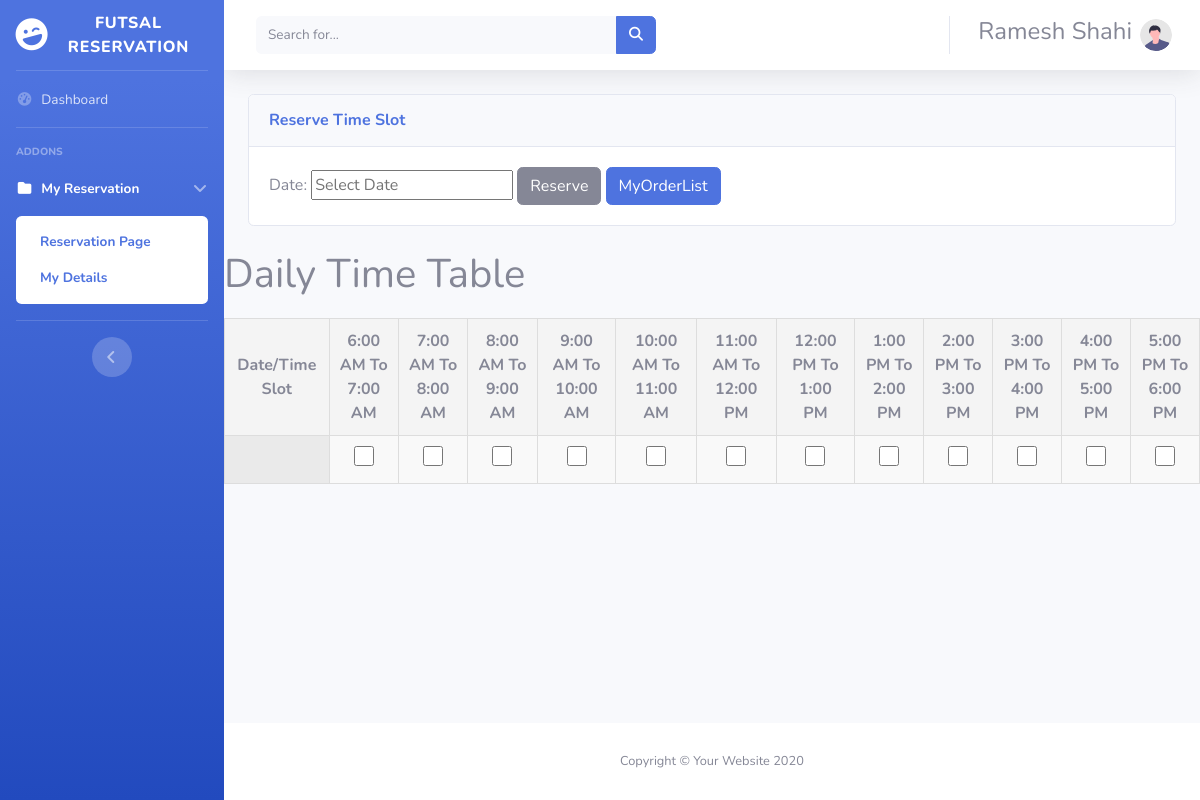
Screenshot of /MyPage.php (signed in) with the database file from the repository.
### tables this page shows
CREATE TABLE `tbltime` (
  `Id` int(11) NOT NULL,
  `TimeSlot` varchar(200) NOT NULL
);

### MyPage.php (the view, shortened to what this page needs)
<?php include 'Top.php'; ?>
<?php require_once 'db.php'; ?>
<link href="css/reservationTable.css" rel="stylesheet">
<?php
function getTimeSlots($connection) {
    $timeStmt = $connection->prepare("SELECT * FROM tblTime");
    $timeStmt->execute();
    $timeSlots = $timeStmt->get_result();
    return $timeSlots;
}
?>
<form method="post" action="">
    <div class="container-fluid">
        <div class="card mb-4">
            <div class="card-header py-3">
                <h6 class="m-0 font-weight-bold text-primary">Reserve Time Slot</h6>
            </div>
            <div class="card-body">
                <label>Date: </label>
                <input type="text" name="date" id="date-picker" placeholder="Select Date" required>
                <button type="submit" class="btn btn-secondary">Reserve</button>
                <a href="MyOrderList.php" class="btn btn-primary">MyOrderList</a>
            </div>
        </div>
    </div>
    <h1>Daily Time Table</h1>
    <table id='timeTable'>
        <thead>
            <tr><th>Date/Time Slot</th>
                <?php
                $timeSlots = getTimeSlots($connection);
                foreach ($timeSlots as $timeSlot) {
                    echo '<th>' . htmlspecialchars($timeSlot['TimeSlot']) . '</th>';
                }
                ?>
        </thead>
        <tbody>
            <tr>
                <td class='time-slot'></td>
                <?php
                $timeSlots = getTimeSlots($connection);
                foreach ($timeSlots as $timeSlot) {
                    echo '<td><input type="checkbox" name="timeSlots[]" value="' . htmlspecialchars($timeSlot['TimeSlot']) . '"
                data-time-slot="' . htmlspecialchars($timeSlot['TimeSlot']) . '"></td>';
                }
                ?>
            </tr>
        </tbody>
    </table>
</form>
<?php include 'Bottom.php'; ?>

### css/reservationTable.css (style rules this page uses)
table { border-collapse: collapse; margin: 20px auto; width: 100%; }
th, td { border: 1px solid #ddd; padding: 10px; text-align: center; }
th { background-color: #f4f4f4; }
td { background-color: #f9f9f9; cursor: pointer; text-align: center; }
.time-slot { font-weight: bold; background-color: #eaeaea; }
input[type="checkbox"] { width: 20px; height: 20px; cursor: pointer; }

### rows the page displays
tbltime: TimeSlot "6:00 AM To 7:00 AM"
tbltime: TimeSlot "7:00 AM To 8:00 AM"
tbltime: TimeSlot "8:00 AM To 9:00 AM"
tbltime: TimeSlot "9:00 AM To 10:00 AM"
tbltime: TimeSlot "10:00 AM To 11:00 AM"
tbltime: TimeSlot "11:00 AM To 12:00 PM"
tbltime: TimeSlot "12:00 PM To 1:00 PM"
tbltime: TimeSlot "1:00 PM To 2:00 PM"
tbltime: TimeSlot "2:00 PM To 3:00 PM"
tbltime: TimeSlot "3:00 PM To 4:00 PM"
tbltime: TimeSlot "4:00 PM To 5:00 PM"
tbltime: TimeSlot "5:00 PM To 6:00 PM"

### other values shown
$_SESSION['full_Name'] "Ramesh Shahi"
